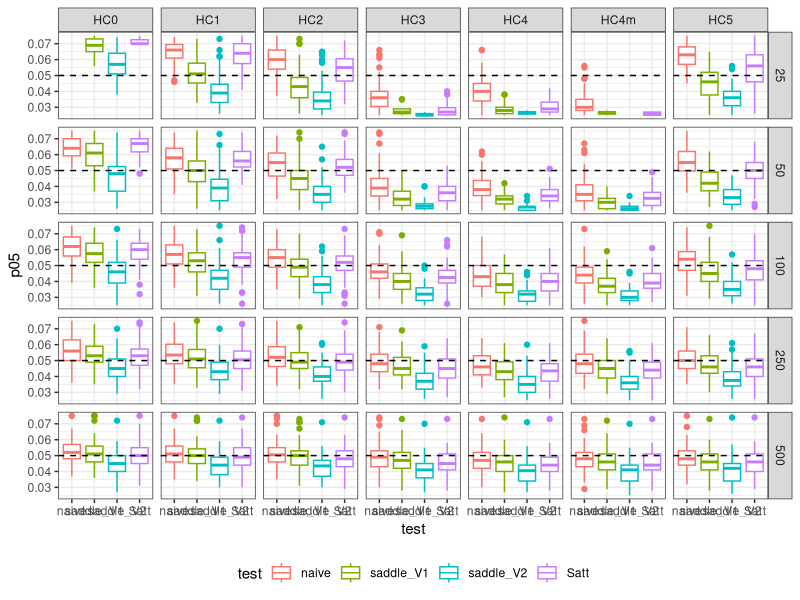
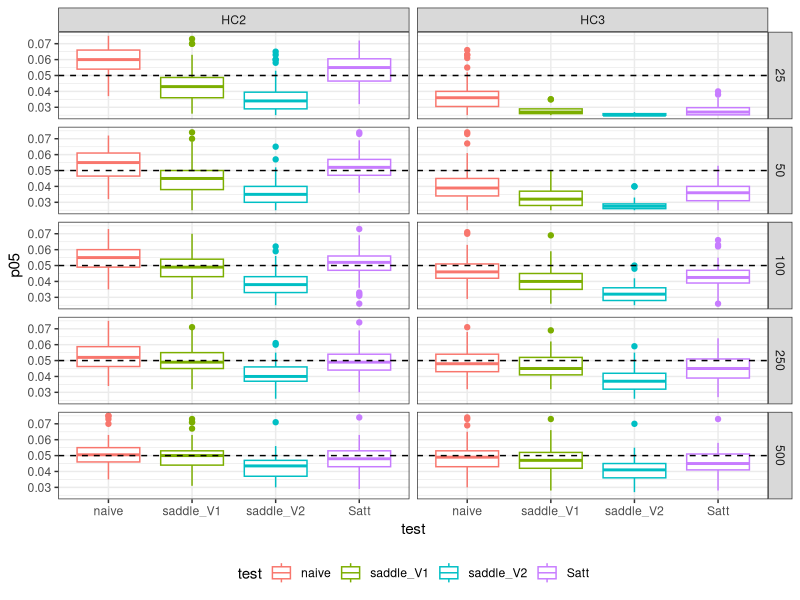
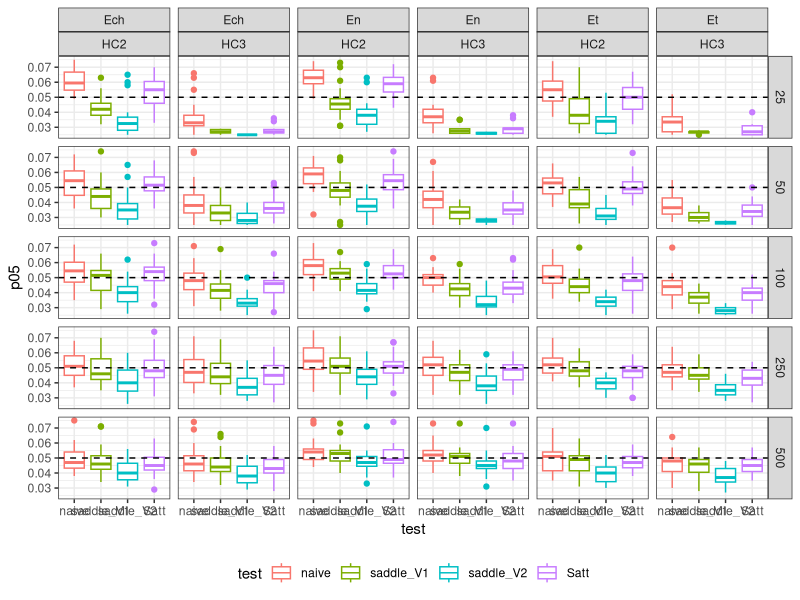
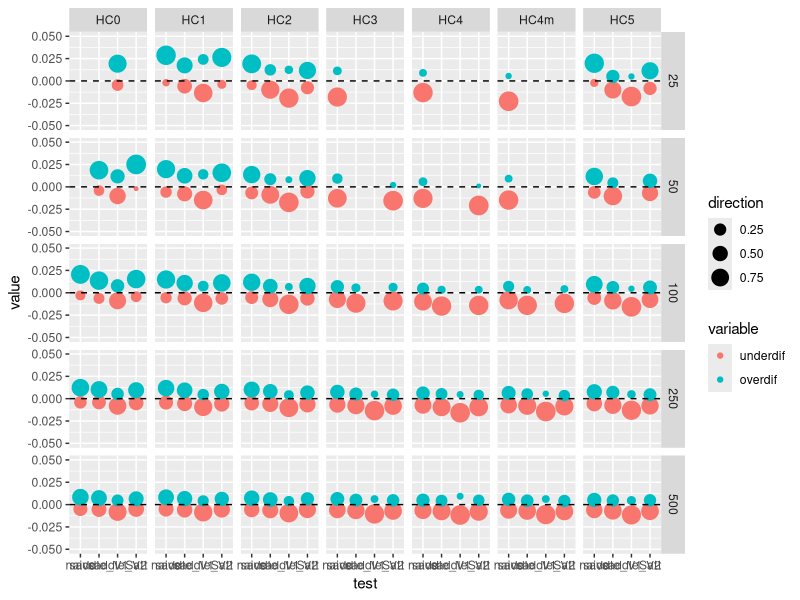
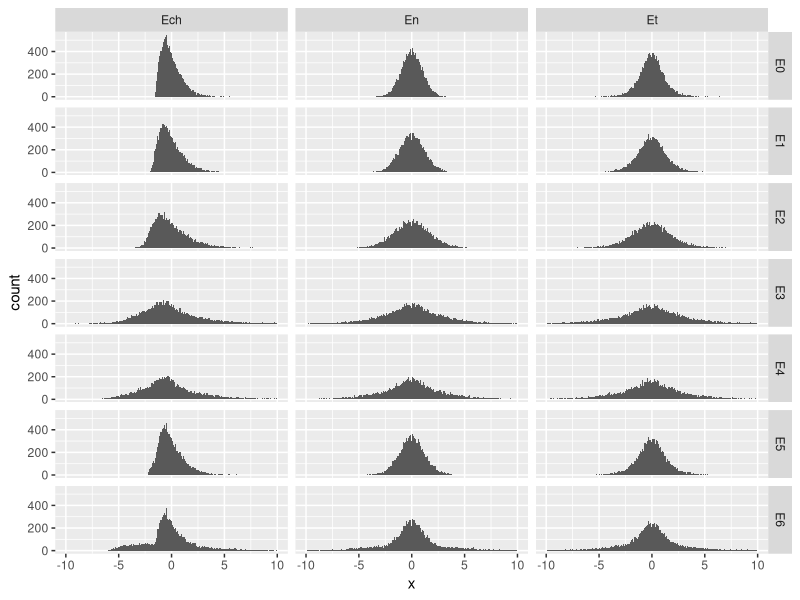
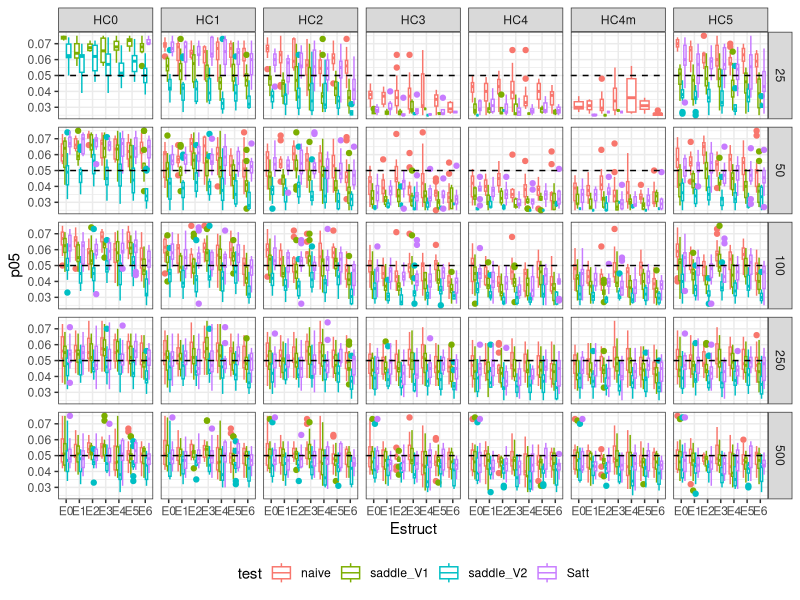
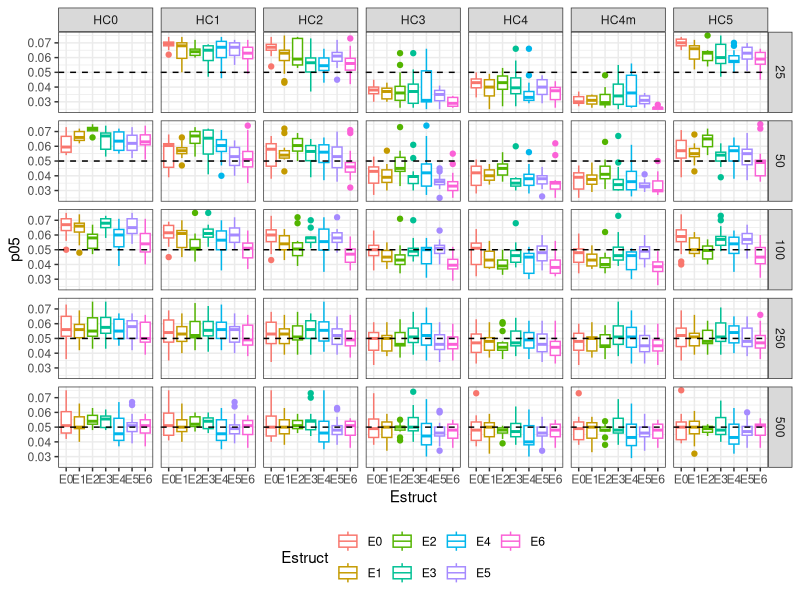
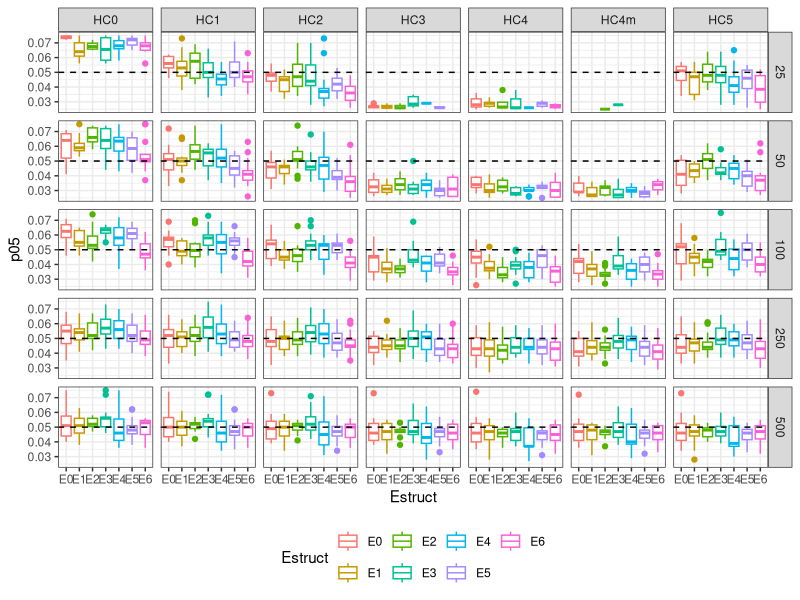

Reproduce these figures in R, in order.
## ---- chunk 1
library(plyr)
library(dplyr)
library(ggplot2)
library(reshape2)

rm(list = ls())


results <- rbind(read.csv("20150805A.csv"),
                 read.csv("20150805B.csv"),
                 read.csv("20150805C.csv"))

#results <- rbind(read.csv("Results/20150805A.csv"),
#                 read.csv("Results/20150805B.csv"),
#                 read.csv("Results/20150805C.csv"))

## ---- chunk 2



filter(results, criterion == "size") %>%
  select(n, Estruct, Edist, HC, coef, test, p05) %>%
  ggplot(aes(y = p05,
             x = test,
             color = test)) +
  geom_boxplot() +
  facet_grid(n ~ HC) +
  ylim(.025, .075) + 
  geom_hline(aes(yintercept = .05), linetype = "dashed") +
  theme_bw() + theme(legend.position = "bottom")


## ---- chunk 3
filter(results, criterion == "size", HC == "HC2" | HC == "HC3") %>%
  select(n, Estruct, Edist, HC, coef, test, p05) %>%
  ggplot(aes(y = p05,
             x = test,
             color = test)) +
  geom_boxplot() +
  facet_grid(n ~ HC) +
  ylim(.025, .075) + 
  geom_hline(aes(yintercept = .05), linetype = "dashed") +
  theme_bw() + theme(legend.position = "bottom")

## ---- chunk 4

filter(results, criterion == "size", HC == "HC2" | HC == "HC3") %>%
  select(n, Estruct, Edist, HC, coef, test, p05) %>%
  ggplot(aes(y = p05,
             x = test,
             color = test)) +
  geom_boxplot() +
  facet_grid(n ~ Edist * HC) +
  ylim(.025, .075) + 
  geom_hline(aes(yintercept = .05), linetype = "dashed") +
  theme_bw() + theme(legend.position = "bottom")


## ---- chunk 5

results2 <- filter(results, criterion == "size") %>%
  select(n, Estruct, Edist, HC, coef, test, p05) %>%
  mutate(under = ifelse(p05 <= .05, T, F), 
         underdif = ifelse(under, p05 - .05, NA),
         overdif = ifelse(!under, p05 - .05, NA))

merge(aggregate(under ~ HC * test * n, results2, mean),
      aggregate(underdif ~ HC * test * n, results2, mean),
      by = c("HC", "test", "n")) ->
  stats

stats <- merge(stats, 
               aggregate(overdif ~ HC * test * n, results2, mean),
               by = c("HC", "test", "n"))

melt(stats, id.vars = c("HC", "test", "n", "under")) %>%
  mutate(direction = ifelse(value < 0, under, 1 - under)) %>%
  ggplot(aes(x = test,
             y = value,
             color = variable,
             size = direction)) +
  geom_point() +
  facet_grid(n ~ HC)  + 
  geom_hline(aes(yintercept = 0), linetype = "dashed")  +
  ylim(-.05, .05)

## ---- chunk 6
edm <- function() {
  
  # Distributions used in generating data
  b1 <- runif(10000, 0, 1)
  b2 <- rnorm(10000, 0, 1)
  b3 <- rchisq(10000, 1)
  b4 <- rnorm(10000, 0, 1)
  b5 <- runif(10000, 0, 1)
  
  # Four independant variables based on distributions
  x0 <- 1
  x1 <- 1 + b1
  x2 <- 3 * b1 + .6 * b2
  x3 <- 2 * b1 + .6 * b3
  x4 <- .1 * x1 + .9 * x3 - .8 * b4 + 4 * b5
  x2[x2 < -2.5] <- -2.5
  x4[x4 < -2.5] <- -2.5
  
  # One dummy variable created by splitting x2
  xD <- ifelse(x2 > 1.6, 1, 0)
  
  # Three types of homoscedastistic error distributions:
  
  En = rnorm(10000, 0, 1)
  Ech = (rchisq(10000, 5) - 5) / sqrt(10)
  Et = rt(10000, 5)

  # Seven types of error structures
  
  E0 = 1
  E1 = sqrt(x1)
  E2 = sqrt(x3 + 1.6)
  E3 = sqrt(x3) * sqrt(x4 + 2.5)
  E4 = sqrt(x1) * sqrt(x2 + 2.5) * sqrt(x3)
  E5 = ifelse(xD == 1, 1.5, 1)
  E6 = ifelse(xD == 1, 4, 1)
  
  ESs <- cbind(E0, E1, E2, E3, E4, E5, E6)
  
  EnES <- data.frame(dist = "En", En * ESs)
  EchES <- data.frame(dist = "Ech", Ech * ESs)
  EtES <- data.frame(dist = "Et", Et * ESs)

  EDESs <- rbind(En = EnES, Ech = EchES, Et = EtES)

 
  return(EDESs)
}

EDists <-  edm()

backup <- EDists
EDists <- backup

EDists <-  melt(EDists, id.vars = "dist", variable.name = "EStructs", value.name = "x")

ggplot(EDists, aes(x = x)) +
  geom_histogram(binwidth =.1) +
  facet_grid(EStructs ~ dist) +
  xlim(-10,10)

## ---- chunk 7

filter(results, criterion == "size") %>%
  select(n, Estruct, Edist, HC, coef, p05, test) %>%
  ggplot(aes(x = Estruct,
             y = p05,
             color = test)) +
  geom_boxplot() +
  facet_grid(n ~ HC) +
  geom_hline(aes(yintercept = .05), linetype = "dashed")  +
  ylim(.025, .075) +
  theme_bw() + theme(legend.position = "bottom")

## ---- chunk 8

filter(results, test == "naive", criterion == "size") %>%
  select(n, Estruct, Edist, HC, coef, p05) %>%
  ggplot(aes(x = Estruct,
             y = p05,
             color = Estruct)) +
  geom_boxplot() +
  facet_grid(n ~ HC) +
  geom_hline(aes(yintercept = .05), linetype = "dashed")  +
  ylim(.025, .075) +
  theme_bw() + theme(legend.position = "bottom")

## ---- chunk 9

filter(results, test == "saddle_V1", criterion == "size") %>%
  select(n, Estruct, Edist, HC, coef, p05) %>%
  ggplot(aes(x = Estruct,
             y = p05,
             color = Estruct)) +
  geom_boxplot() +
  facet_grid(n ~ HC) +
  geom_hline(aes(yintercept = .05), linetype = "dashed")  +
  ylim(.025, .075) +
  theme_bw() + theme(legend.position = "bottom")

## ---- chunk 10

filter(results, test == "saddle_V2", criterion == "size") %>%
  select(n, Estruct, Edist, HC, coef, p05) %>%
  ggplot(aes(x = Estruct,
             y = p05,
             color = Estruct)) +
  geom_boxplot() +
  facet_grid(n ~ HC) +
  geom_hline(aes(yintercept = .05), linetype = "dashed")  +
  ylim(.025, .075) +
  theme_bw() + theme(legend.position = "bottom")

## ---- chunk 11

filter(results, test == "Satt", criterion == "size") %>%
  select(n, Estruct, Edist, HC, coef, p05) %>%
  ggplot(aes(x = Estruct,
             y = p05,
             color = Estruct)) +
  geom_boxplot() +
  facet_grid(n ~ HC) +
  geom_hline(aes(yintercept = .05), linetype = "dashed")  +
  ylim(.025, .075) +
  theme_bw() + theme(legend.position = "bottom")

## ---- chunk 12

filter(results, test == "naive", criterion == "size") %>%
  select(n, Estruct, Edist, HC, coef, p05) %>%
  ggplot(aes(x = HC,
             y = p05,
             color = HC)) +
  geom_boxplot() +
  facet_grid(n ~ Estruct) +
  geom_hline(aes(yintercept = .05), linetype = "dashed")  +
  ylim(.025, .075) +
  theme_bw() + theme(legend.position = "bottom")

## ---- chunk 13

filter(results, test == "saddle_V1", criterion == "size") %>%
  select(n, Estruct, Edist, HC, coef, p05) %>%
  ggplot(aes(x = HC,
             y = p05,
             color = HC)) +
  geom_boxplot() +
  facet_grid(n ~ Estruct) +
  geom_hline(aes(yintercept = .05), linetype = "dashed")  +
  ylim(.025, .075) +
  theme_bw() + theme(legend.position = "bottom")

## ---- chunk 14

filter(results, test == "saddle_V2", criterion == "size") %>%
  select(n, Estruct, Edist, HC, coef, p05) %>%
  ggplot(aes(x = HC,
             y = p05,
             color = HC)) +
  geom_boxplot() +
  facet_grid(n ~ Estruct) +
  geom_hline(aes(yintercept = .05), linetype = "dashed")  +
  ylim(.025, .075) +
  theme_bw() + theme(legend.position = "bottom")

## ---- chunk 15

filter(results, test == "Satt", criterion == "size") %>%
  select(n, Estruct, Edist, HC, coef, p05) %>%
  ggplot(aes(x = HC,
             y = p05,
             color = Estruct)) +
  geom_boxplot() +
  facet_grid(n ~ HC) +
  geom_hline(aes(yintercept = .05), linetype = "dashed")  +
  ylim(.025, .075) +
  theme_bw() + theme(legend.position = "bottom")

